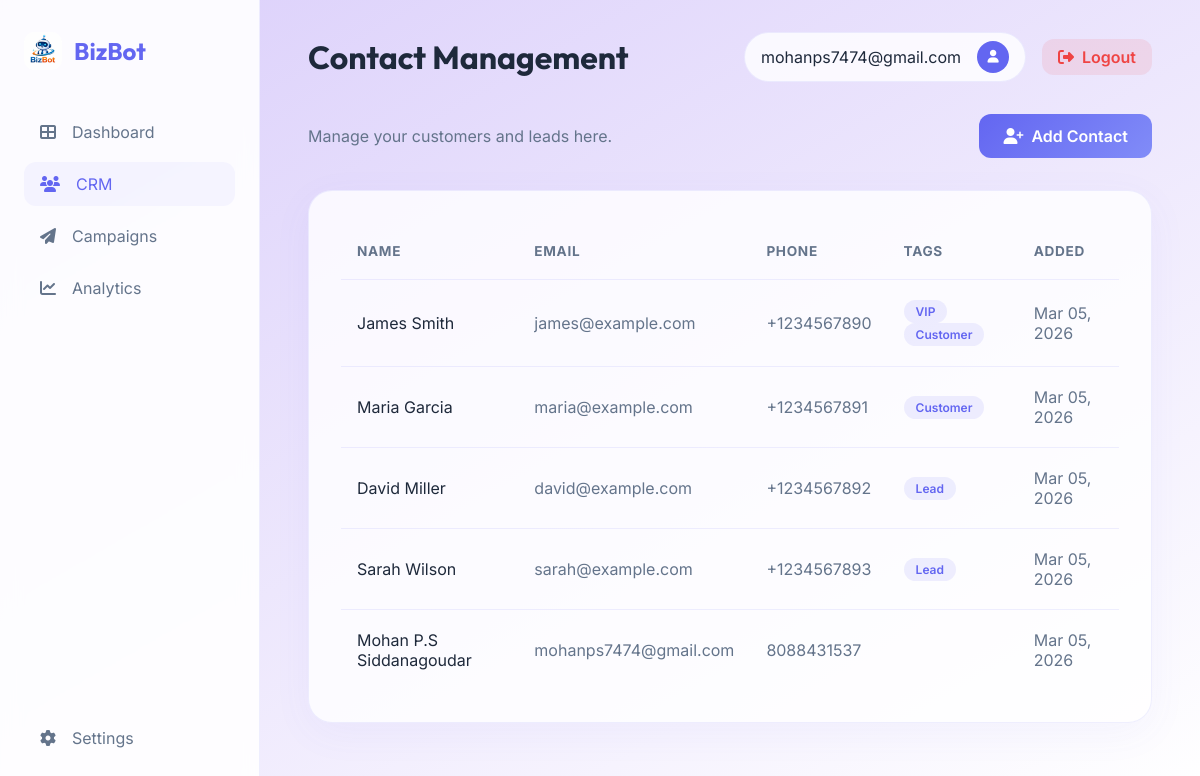
Page /crm/ (signed in) on the committed database.
### crm/models.py (models this page shows, shortened)
class Contact(models.Model):
    first_name = models.CharField(max_length=100)
    last_name = models.CharField(max_length=100)
    email = models.EmailField(unique=True)
    phone_number = models.CharField(max_length=20, blank=True, null=True)
    tags = models.ManyToManyField(Tag, blank=True)
    created_at = models.DateTimeField(auto_now_add=True)
    updated_at = models.DateTimeField(auto_now=True)
    def __str__(self):
        return f"{self.first_name} {self.last_name}"

class Tag(models.Model):
    name = models.CharField(max_length=50, unique=True)

### crm/views.py (the view)
# urls.py: path('', views.contact_list, name='contact_list'),
@login_required
def contact_list(request):
    contacts = Contact.objects.all()
    return render(request, 'crm/contact_list.html', {'contacts': contacts})

### templates/crm/contact_list.html (shortened to what this page needs)
{% extends 'base.html' %}
{% block page_title %}Contact Management{% endblock %}
{% block content %}
<div class="fade-in">
    <div style="display: flex; justify-content: space-between; align-items: center; margin-bottom: 2rem;">
        <p style="color: var(--text-dim);">Manage your customers and leads here.</p>
        <a href="{% url 'contact_create' %}" class="btn btn-primary">
            <i class="fas fa-user-plus"></i> Add Contact
        </a>
    </div>
    <div class="glass-card">
        <table>
            <thead>
                <tr>
                    <th>NAME</th>
                    <th>EMAIL</th>
                    <th>PHONE</th>
                    <th>TAGS</th>
                    <th>ADDED</th>
                </tr>
            </thead>
            <tbody>
                {% for contact in contacts %}
                <tr>
                    <td>{{ contact }}</td>
                    <td style="color: var(--text-dim);">{{ contact.email }}</td>
                    <td style="color: var(--text-dim);">{{ contact.phone_number }}</td>
                    <td>
                        {% for tag in contact.tags.all %}
                        <span class="badge">
                            {{ tag.name }}
                        </span>
                        {% endfor %}
                    </td>
                    <td style="color: var(--text-dim);">{{ contact.created_at|date:"M d, Y" }}</td>
                </tr>
                {% endfor %}
            </tbody>
        </table>
    </div>
</div>
{% endblock %}

### templates/base.html (shortened to what this page needs)
{% load static %}
<!DOCTYPE html>
<html lang="en">
<head>
    <link rel="stylesheet" href="https://cdnjs.cloudflare.com/ajax/libs/font-awesome/6.4.0/css/all.min.css">
    <link rel="stylesheet" href="{% static 'css/style.css' %}">
</head>
<body>
    <aside>
        <a href="/" class="brand">
            <img src="{% static 'img/logo.jpg' %}" alt="BizBot Logo" class="brand-logo">
            <span>BizBot</span>
        </a>
        <ul class="nav-links">
            <li class="nav-item">
                <a href="{% url 'dashboard' %}"
                    class="nav-link {% if request.resolver_match.url_name == 'dashboard' %}active{% endif %}">
                    <i class="fas fa-th-large"></i>
                    <span>Dashboard</span>
                </a>
            </li>
            <li class="nav-item">
                <a href="{% url 'contact_list' %}" class="nav-link {% if 'crm' in request.path %}active{% endif %}">
                    <i class="fas fa-users"></i>
                    <span>CRM</span>
                </a>
            </li>
            <li class="nav-item">
                <a href="{% url 'campaign_list' %}"
                    class="nav-link {% if 'campaigns' in request.path %}active{% endif %}">
                    <i class="fas fa-paper-plane"></i>
                    <span>Campaigns</span>
                </a>
            </li>
            <li class="nav-item">
                <a href="#" class="nav-link">
                    <i class="fas fa-chart-line"></i>
                    <span>Analytics</span>
                </a>
            </li>
        </ul>
        <div class="nav-item" style="margin-top: auto;">
            <a href="#" class="nav-link">
                <i class="fas fa-cog"></i>
                <span>Settings</span>
            </a>
        </div>
    </aside>
    <main>
        <header class="top-bar">
            <h1>{% block page_title %}Dashboard{% endblock %}</h1>
            <div style="display: flex; align-items: center; gap: 1rem;">
                <div class="user-profile">
                    <span>{{ user.username|default:"Business Owner" }}</span>
                    <div class="avatar">
                        <i class="fas fa-user"></i>
                    </div>
                </div>
                <a href="{% url 'handle_logout' %}" class="btn"
                    style="background: rgba(239, 68, 68, 0.1); color: #ef4444; padding: 0.5rem 1rem;">
                    <i class="fas fa-sign-out-alt"></i> Logout
                </a>
            </div>
        </header>
        {% block content %}{% endblock %}
    </main>
</body>
</html>

### static/css/style.css (style rules this page uses)
:root { --primary: #6366f1; --primary-light: #818cf8; --secondary: #ec4899; --bg-dark: #f8fafc; --bg-card: rgba(255, 255, 255, 0.8); --text-main: #1e293b; --text-dim: #64748b; --accent: #10b981; --glass-border: rgba(99, 102, 241, 0.1); }
* { margin: 0; padding: 0; box-sizing: border-box; }
body { font-family: 'Inter', sans-serif; background-color: var(--bg-dark); color: var(--text-main); background-image: linear-gradient(150deg, rgba(200, 179, 250, 0.607), white); background-repeat: no-repeat; background-attachment: fixed; min-height: 100vh; display: flex; overflow-x: hidden; }
h1, h2, h3, .brand, .form_container h1 { font-family: 'Outfit', sans-serif; }
aside { width: 260px; background: rgba(255, 255, 255, 0.9); backdrop-filter: blur(10px); border-right: 1px solid var(--glass-border); height: 100vh; position: fixed; left: 0; top: 0; z-index: 100; padding: 2rem 1.5rem; display: flex; flex-direction: column; }
.brand { font-size: 1.5rem; font-weight: 700; margin-bottom: 2.5rem; display: flex; align-items: center; gap: 0.75rem; color: var(--primary); text-decoration: none; }
.brand-logo { width: 38px; height: 38px; object-fit: contain; border-radius: 10px; }
.nav-links, .nav_links { list-style: none; flex-grow: 1; }
.nav-item { margin-bottom: 0.5rem; }
.nav-link, .nav_links a { display: flex; align-items: center; gap: 1rem; padding: 0.75rem 1rem; color: var(--text-dim); text-decoration: none; border-radius: 12px; transition: all 0.3s ease; }
.nav-link:hover, .nav-link.active, .nav_links a:hover { background: rgba(99, 102, 241, 0.05); color: var(--primary); }
main { flex-grow: 1; padding: 2rem 3rem; margin-left: 260px; max-width: calc(100% - 260px); }
.top-bar { display: flex; justify-content: space-between; align-items: center; margin-bottom: 2rem; }
.user-profile { display: flex; align-items: center; gap: 1rem; background: var(--bg-card); padding: 0.5rem 1rem; border-radius: 50px; border: 1px solid var(--glass-border); }
.avatar { width: 32px; height: 32px; border-radius: 50%; background: var(--primary); color: white; display: flex; align-items: center; justify-content: center; font-size: 0.8rem; }
.glass-card, .form_container { background: var(--bg-card); backdrop-filter: blur(12px); border: 1px solid var(--glass-border); border-radius: 24px; padding: 2rem; box-shadow: 0 10px 40px rgba(99, 102, 241, 0.05); }
.btn, .input_feilds button { padding: 0.75rem 1.5rem; border-radius: 12px; font-weight: 600; cursor: pointer; transition: all 0.3s ease; text-decoration: none; display: inline-flex; align-items: center; gap: 0.5rem; border: none; font-family: inherit; }
.btn-primary, .input_feilds button { background: linear-gradient(135deg, var(--primary), var(--primary-light)); color: white; }
table { width: 100%; border-collapse: collapse; }
th { text-align: left; color: var(--text-dim); font-size: 0.85rem; padding: 1.25rem 1rem; border-bottom: 1px solid var(--glass-border); letter-spacing: 0.05em; font-weight: 700; }
td { padding: 1.25rem 1rem; border-bottom: 1px solid var(--glass-border); }
tr:last-child td { border-bottom: none; }
.badge { padding: 0.25rem 0.75rem; border-radius: 50px; font-size: 0.75rem; font-weight: 600; background: rgba(99, 102, 241, 0.1); color: var(--primary); display: inline-flex; align-items: center; }
.fade-in { animation: fadeIn 0.5s ease forwards; }

### rows in the picture
Contact: first_name+last_name "James Smith", email "james@example.com", phone_number "+1234567890", created_at "Mar 05, 2026"
Tag: name "VIP"
Tag: name "Customer"
Contact: first_name+last_name "Maria Garcia", email "maria@example.com", phone_number "+1234567891", created_at "Mar 05, 2026"
Contact: first_name+last_name "David Miller", email "david@example.com", phone_number "+1234567892", created_at "Mar 05, 2026"
Tag: name "Lead"
Contact: first_name+last_name "Sarah Wilson", email "sarah@example.com", phone_number "+1234567893", created_at "Mar 05, 2026"
Contact: first_name+last_name "Mohan P.S Siddanagoudar", email "mohanps7474@gmail.com", phone_number "8088431537", created_at "Mar 05, 2026"

### other values in the picture
{{ user.username|default:"Business Owner" }} "mohanps7474@gmail.com"
